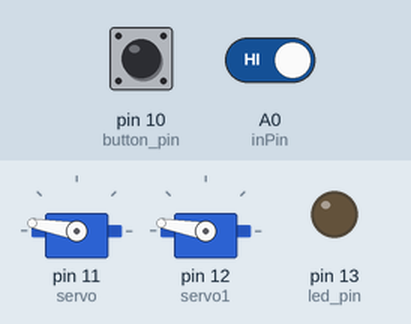
A sketch run on a simulated Arduino Uno, built with avr-gcc and run on an emulated ATmega328P. On the bench: 2 × servo, output pins drawn as LEDs (lit = HIGH). The inputs (shaded band) are chosen by the test bench; at power-on: pin 10 (button_pin) HIGH, A0 (inPin) HIGH.

Above: at 1.2 s.
1.3 s: pin 10 (button_pin) pulled LOW for 0.15 s
At 2.7 s:
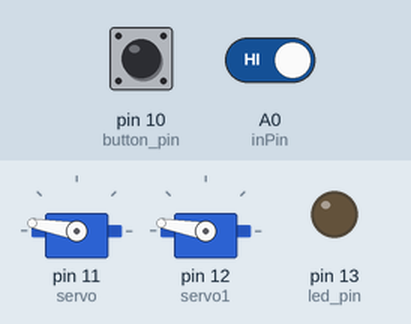
3.0 s: A0 (inPin) driven LOW
At 4.2 s:
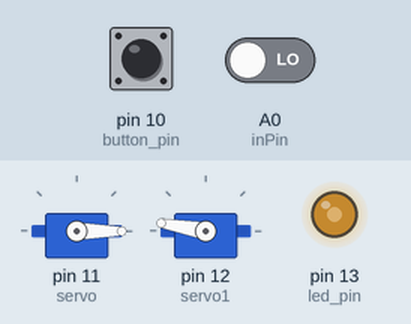
4.5 s: pin 10 (button_pin) pulled LOW for 1 s
At 4.8 s:
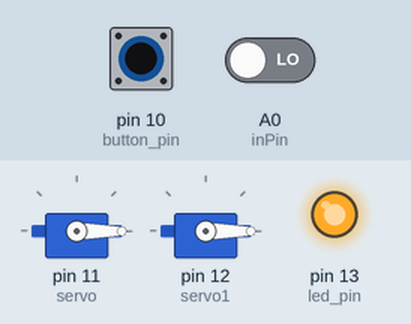
7.0 s: A0 (inPin) driven HIGH
At 7.9 s:
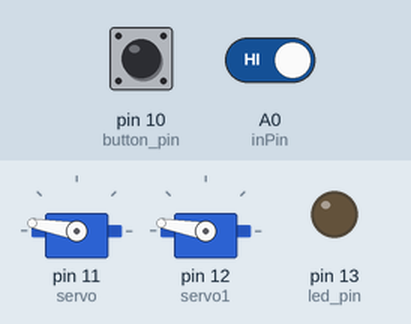
8.5 s: pin 10 (button_pin) pulled LOW for 0.15 s
At 9.4 s:
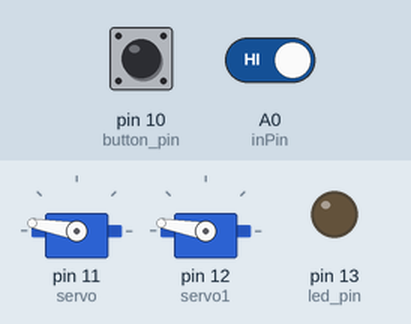
Timing chart, 0 to 11.1 s (numbered marks = the images above; inputs shaded):
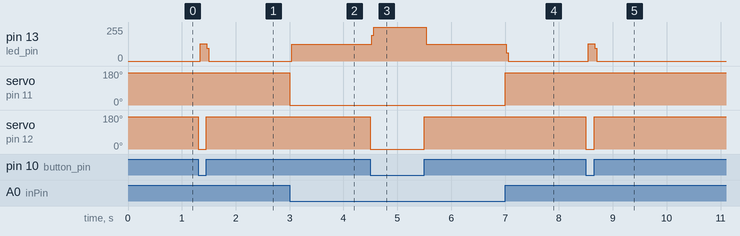

The sketch:

1.ino
```cpp
#include <Keypad.h>
#include <Wire.h>
#include <LiquidCrystal_I2C.h>
#include <Servo.h>
Servo servo;
Servo servo1;
Servo servo2;

int led_pin=13;          // пин подключения
int button_pin = 10;     // пин кнопки
int buttonState = 0;
int val = 0;
int inPin = A0;          //датчик Холла

LiquidCrystal_I2C lcd(0x27,16,2);;
char Data[20]; // 20 is the number of chars it can hold
const byte Usercount = 3;

char Master[2][7] = {
  "123456",
  };

char * User[Usercount] = {
  "Master","INVALID"};

byte currentCommand = 0;
byte MasterCount = 6;
byte good_Count = 0;

int user = 0;
bool Password_is_good, User_is_good;
char customKey;

const byte ROWS = 4;
const byte COLS = 3;

char keys[ROWS][COLS] = {
  {'1','2','3'},
  {'4','5','6'},
  {'7','8','9'},
  {'*','0','#'}
};
byte rowPins[ROWS] = {
  8,7,6,5}; //connect to the row pinouts of the keypad
byte colPins[COLS] = {
  4,3,2}; //connect to the column pinouts of the keypad

//initialize an instance of class NewKeypad
Keypad customKeypad = Keypad( makeKeymap(keys), rowPins, colPins, ROWS, COLS);


void setup() {
  // put your setup code here, to run once:
pinMode(led_pin, OUTPUT); // Инициализируем цифровой вход/выход в режиме выхода.
  pinMode(button_pin, INPUT); // Инициализируем цифровой вход/выход в режиме входа.
  pinMode(inPin, INPUT);

  servo.attach(11);
  servo1.attach(12);
  servo.write(90); //Поворачиваем сервопривод в положение 0
  servo1.write(90); //Поворачиваем сервопривод в положение 0
}

void loop()
{
if(digitalRead(inPin)==LOW)//если магнит прислоняем к датчику ...
 {
 digitalWrite(13,HIGH);//включаем светодиод
 servo.write(0);
 }
 else//если  магнит не прислонен ...
 {
 digitalWrite(13,LOW);//выключаем светодиод
 servo.write(170);
 }

if(digitalRead(button_pin)==LOW)//если кнопка нажата ...
 {
 digitalWrite(13,HIGH);//включаем светодиод
 servo1.write(0);
 }
 else//если не нажата...
 {
 digitalWrite(13,LOW);//выключаем
 servo1.write(170);
 }


}
```

Measured:
- after the input at 1.3 s, pin 13 (led_pin): 0/255 → 128/255 at once, → 0/255 0.12 s later; servo on pin 12 (servo1): 170° → 0° at once, → 170° 0.15 s later
- after the input at 3.0 s, pin 13 (led_pin): 0/255 → 127/255 at once; servo on pin 11 (servo): 170° → 0° at once
- after the input at 4.5 s, pin 13 (led_pin): 127/255 → 255/255 at once, → 126/255 1.0 s later; servo on pin 12 (servo1): 170° → 0° at once, → 170° 1.0 s later
- after the input at 7.0 s, pin 13 (led_pin): 126/255 → 0/255 at once; servo on pin 11 (servo): 0° → 170° at once
- after the input at 8.5 s, pin 13 (led_pin): 0/255 → 128/255 at once, → 0/255 0.12 s later; servo on pin 12 (servo1): 170° → 0° at once, → 170° 0.15 s later
